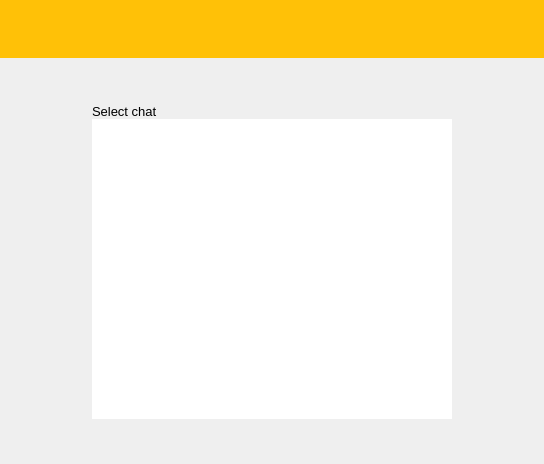
<?xml version="1.0" encoding="UTF-8"?>
<ui version="4.0">
 <class>SelectChatWidget</class>
 <widget class="QWidget" name="SelectChatWidget">
  <property name="geometry">
   <rect>
    <x>0</x>
    <y>0</y>
    <width>544</width>
    <height>464</height>
   </rect>
  </property>
  <property name="windowTitle">
   <string>Form</string>
  </property>
  <property name="autoFillBackground">
   <bool>true</bool>
  </property>
  <property name="styleSheet">
   <string notr="true">QWidget#toolBarWidget { background-color: #ffc107;}</string>
  </property>
  <layout class="QVBoxLayout" name="verticalLayout_2">
   <property name="spacing">
    <number>0</number>
   </property>
   <property name="leftMargin">
    <number>0</number>
   </property>
   <property name="topMargin">
    <number>0</number>
   </property>
   <property name="rightMargin">
    <number>0</number>
   </property>
   <property name="bottomMargin">
    <number>0</number>
   </property>
   <item>
    <widget class="QWidget" name="toolBarWidget" native="true">
     <property name="sizePolicy">
      <sizepolicy hsizetype="Preferred" vsizetype="Maximum">
       <horstretch>0</horstretch>
       <verstretch>0</verstretch>
      </sizepolicy>
     </property>
     <property name="minimumSize">
      <size>
       <width>0</width>
       <height>58</height>
      </size>
     </property>
     <property name="maximumSize">
      <size>
       <width>16777215</width>
       <height>16777215</height>
      </size>
     </property>
     <property name="autoFillBackground">
      <bool>false</bool>
     </property>
     <layout class="QHBoxLayout" name="horizontalLayout_2">
      <property name="topMargin">
       <number>0</number>
      </property>
      <property name="bottomMargin">
       <number>0</number>
      </property>
     </layout>
    </widget>
   </item>
   <item>
    <layout class="QHBoxLayout" name="horizontalLayout">
     <item>
      <spacer name="horizontalSpacer">
       <property name="orientation">
        <enum>Qt::Horizontal</enum>
       </property>
       <property name="sizeHint" stdset="0">
        <size>
         <width>40</width>
         <height>20</height>
        </size>
       </property>
      </spacer>
     </item>
     <item>
      <layout class="QVBoxLayout" name="verticalLayout">
       <item>
        <spacer name="verticalSpacer">
         <property name="orientation">
          <enum>Qt::Vertical</enum>
         </property>
         <property name="sizeHint" stdset="0">
          <size>
           <width>20</width>
           <height>40</height>
          </size>
         </property>
        </spacer>
       </item>
       <item>
        <widget class="QLabel" name="label">
         <property name="font">
          <font>
           <family>Arial</family>
           <pointsize>10</pointsize>
          </font>
         </property>
         <property name="text">
          <string>Select chat</string>
         </property>
        </widget>
       </item>
       <item>
        <widget class="QTextBrowser" name="textBrowser">
         <property name="minimumSize">
          <size>
           <width>360</width>
           <height>300</height>
          </size>
         </property>
         <property name="font">
          <font>
           <family>Arial</family>
           <pointsize>10</pointsize>
          </font>
         </property>
         <property name="frameShape">
          <enum>QFrame::NoFrame</enum>
         </property>
         <property name="frameShadow">
          <enum>QFrame::Plain</enum>
         </property>
        </widget>
       </item>
       <item>
        <spacer name="verticalSpacer_2">
         <property name="orientation">
          <enum>Qt::Vertical</enum>
         </property>
         <property name="sizeHint" stdset="0">
          <size>
           <width>20</width>
           <height>40</height>
          </size>
         </property>
        </spacer>
       </item>
      </layout>
     </item>
     <item>
      <spacer name="horizontalSpacer_2">
       <property name="orientation">
        <enum>Qt::Horizontal</enum>
       </property>
       <property name="sizeHint" stdset="0">
        <size>
         <width>40</width>
         <height>20</height>
        </size>
       </property>
      </spacer>
     </item>
    </layout>
   </item>
  </layout>
 </widget>
 <resources/>
 <connections/>
</ui>
